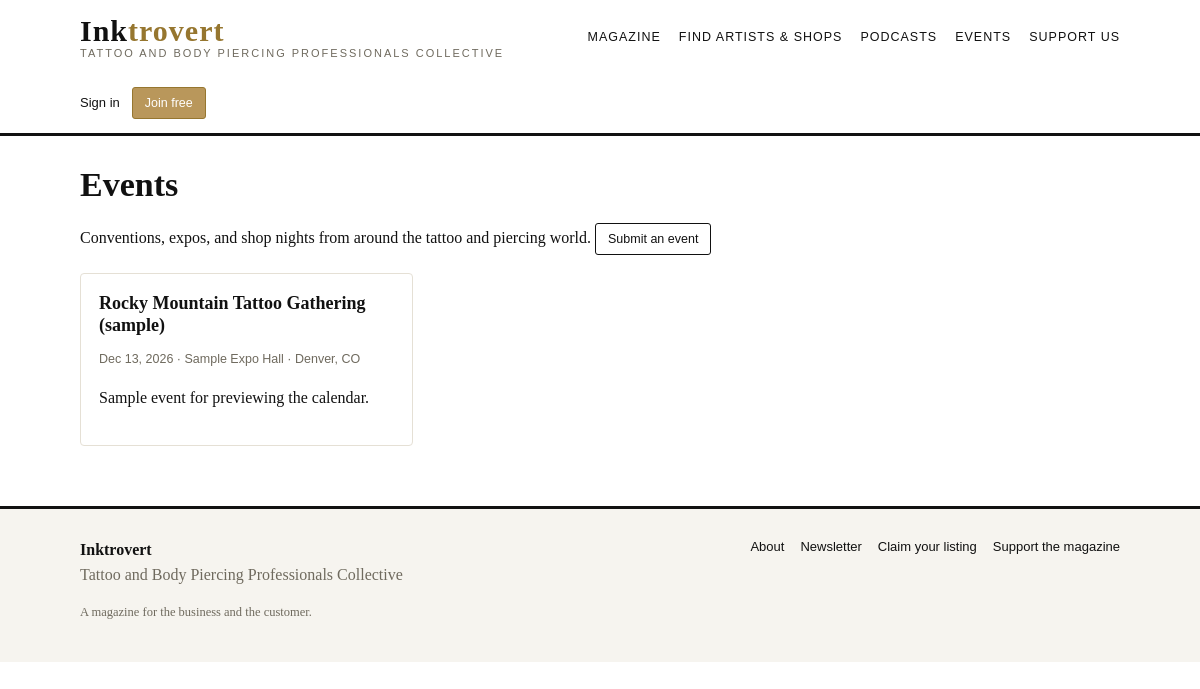
The app's page /events with its own data.
### app/models.py (models this page shows)
class Event(Base):
    __tablename__ = "events"
    id: Mapped[int] = mapped_column(Integer, primary_key=True)
    title: Mapped[str] = mapped_column(String(250), nullable=False)
    slug: Mapped[str] = mapped_column(String(270), unique=True, nullable=False)
    description: Mapped[str] = mapped_column(Text, default="", nullable=False)
    venue_name: Mapped[str] = mapped_column(String(200), default="", nullable=False)
    city: Mapped[str] = mapped_column(String(120), default="", nullable=False)
    state: Mapped[str] = mapped_column(String(60), default="", nullable=False)
    starts_at: Mapped[datetime | None] = mapped_column(DateTime(timezone=True), nullable=True)
    ends_at: Mapped[datetime | None] = mapped_column(DateTime(timezone=True), nullable=True)
    url: Mapped[str] = mapped_column(String(500), default="", nullable=False)
    status: Mapped[str] = mapped_column(String(20), default="pending", nullable=False)
    submitted_by_user_id: Mapped[int | None] = mapped_column(ForeignKey("users.id",
                                                                        ondelete="SET NULL"),
                                                             nullable=True)
    created_at: Mapped[datetime] = mapped_column(DateTime(timezone=True), default=utcnow,
                                                 nullable=False)

### app/public.py (the view)
@public_bp.get("/events")
def events():
    db = get_db()
    upcoming = (
        db.query(Event).filter(Event.status == "approved",
                               Event.starts_at >= _now_naive())
        .order_by(Event.starts_at.asc()).all()
    )
    return render_template("public/events.html", events=upcoming)

### app/auth.py (called while the page is built, shortened)
def get_current_user() -> User | None:
    return g.get("user")

def init_auth(app) -> None:
    @app.before_request
    def _load_user():
        g.user = None
        g.csrf_token_value = None
        token = request.cookies.get(app.config["AUTH_COOKIE_NAME"])
        if not token:
            return
    @app.teardown_appcontext
    def _teardown(_exc=None):
        from .db import close_db
        close_db(_exc)

### app/db.py (called while the page is built)
def new_session() -> Session:
    if _SessionLocal is None:
        raise RuntimeError("Database engine not initialised — call db.init_engine() first.")
    return _SessionLocal()

def get_db() -> Session:
    session = g.get("db_session")
    if session is None:
        session = new_session()
        g.db_session = session
    return session

### app/public.py (called while the page is built)
def _now_naive() -> datetime:
    return datetime.now(timezone.utc).replace(tzinfo=None)

### templates/public/events.html (shortened to what this page needs)
{% extends "base.html" %}
{% block content %}
<h1>Events</h1>
<p>Conventions, expos, and shop nights from around the tattoo and piercing world.
   <a class="btn btn-sm" href="{{ url_for('public.event_submit') }}">Submit an event</a></p>
{% if events %}
<div class="grid">
  {% for event in events %}
  <article class="card">
    <h3><a href="{{ url_for('public.event_detail', slug=event.slug) }}">{{ event.title }}</a></h3>
    <p class="meta">
      {% if event.starts_at %}{{ event.starts_at.strftime('%b %d, %Y') }}{% endif %}
      {% if event.venue_name %} · {{ event.venue_name }}{% endif %}
      {% if event.city %} · {{ event.city }}{% if event.state %}, {{ event.state }}{% endif %}{% endif %}
    </p>
    {% if event.description %}<p>{{ event.description[:180] }}{% if event.description|length > 180 %}…{% endif %}</p>{% endif %}
  </article>
  {% endfor %}
</div>
{% else %}
<p class="empty">Nothing on the calendar right now. <a href="{{ url_for('public.event_submit') }}">Know an event? Send it in.</a></p>
{% endif %}
{% endblock %}

### static/css/inktrovert.css (style rules this page uses)
:root { --ink: #111111; --paper: #ffffff; --wash: #f6f4ef; --gold: #b9975b; --gold-deep: #96762f; --line: #e5e0d5; --muted: #6f6a5e; --danger: #a33b2e; --ok: #2e7d4f; }
* { box-sizing: border-box; }
body { margin: 0; font-family: Georgia, "Times New Roman", serif; color: var(--ink); background: var(--paper); line-height: 1.6; }
a { color: var(--ink); }
h1, h2, h3 { line-height: 1.25; }
h1 { font-size: 34px; margin: 28px 0 12px; }
h3 { font-size: 18px; margin: 20px 0 8px; }
.grid { display: grid; grid-template-columns: repeat(auto-fill, minmax(280px, 1fr)); gap: 20px; margin: 18px 0; }
.card { border: 1px solid var(--line); border-radius: 4px; padding: 18px; background: var(--paper); }
.card h3 { margin-top: 0; }
.card h3 a { text-decoration: none; }
.card .meta { font-family: Arial, Helvetica, sans-serif; font-size: 12.5px; color: var(--muted); }
.btn { display: inline-block; font-family: Arial, Helvetica, sans-serif; font-size: 14px; padding: 9px 18px; border-radius: 3px; border: 1px solid var(--ink); background: var(--paper); color: var(--ink); text-decoration: none; cursor: pointer; }
.btn-sm { padding: 5px 12px; font-size: 12.5px; }

### records on screen
Event: title "Rocky Mountain Tattoo Gathering (sample)", starts_at "Dec 13, 2026", venue_name "Sample Expo Hall", city "Denver", state "CO", description "Sample event for previewing the calendar."
